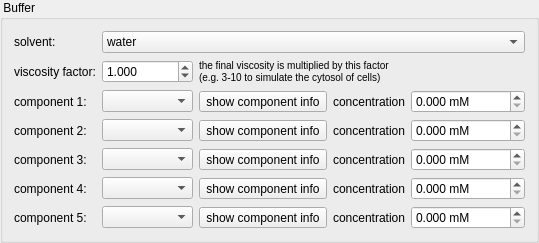
      <widget class="QGroupBox" name="groupBox">
       <property name="title">
        <string> Buffer </string>
       </property>
       <layout class="QGridLayout" name="gridLayout">
        <item row="0" column="0">
         <widget class="QLabel" name="label">
          <property name="text">
           <string>solvent:</string>
          </property>
         </widget>
        </item>
        <item row="0" column="1" colspan="6">
         <widget class="QComboBox" name="cmbSolutionName">
          <item>
           <property name="text">
            <string>water</string>
           </property>
          </item>
         </widget>
        </item>
        <item row="2" column="0">
         <widget class="QLabel" name="label_14">
          <property name="text">
           <string>component 1:</string>
          </property>
         </widget>
        </item>
        <item row="3" column="0">
         <widget class="QLabel" name="label_15">
          <property name="text">
           <string>component 2:</string>
          </property>
         </widget>
        </item>
        <item row="4" column="0">
         <widget class="QLabel" name="label_16">
          <property name="text">
           <string>component 3:</string>
          </property>
         </widget>
        </item>
        <item row="2" column="1" colspan="2">
         <widget class="QComboBox" name="cmbCType1"/>
        </item>
        <item row="2" column="4">
         <widget class="QLabel" name="label_17">
          <property name="text">
           <string>concentration</string>
          </property>
         </widget>
        </item>
        <item row="2" column="5" colspan="2">
         <widget class="QDoubleSpinBox" name="spinCConcentration1">
          <property name="suffix">
           <string> mM</string>
          </property>
          <property name="decimals">
           <number>3</number>
          </property>
          <property name="minimum">
           <double>0.000000000000000</double>
          </property>
          <property name="maximum">
           <double>100000.000000000000000</double>
          </property>
          <property name="value">
           <double>0.000000000000000</double>
          </property>
         </widget>
        </item>
        <item row="3" column="1" colspan="2">
         <widget class="QComboBox" name="cmbCType2"/>
        </item>
        <item row="3" column="4">
         <widget class="QLabel" name="label_18">
          <property name="text">
           <string>concentration</string>
          </property>
         </widget>
        </item>
        <item row="3" column="5" colspan="2">
         <widget class="QDoubleSpinBox" name="spinCConcentration2">
          <property name="suffix">
           <string> mM</string>
          </property>
          <property name="decimals">
           <number>3</number>
          </property>
          <property name="minimum">
           <double>0.000000000000000</double>
          </property>
          <property name="maximum">
           <double>100000.000000000000000</double>
          </property>
          <property name="value">
           <double>0.000000000000000</double>
          </property>
         </widget>
        </item>
        <item row="4" column="5" colspan="2">
         <widget class="QDoubleSpinBox" name="spinCConcentration3">
          <property name="suffix">
           <string> mM</string>
          </property>
          <property name="decimals">
           <number>3</number>
          </property>
          <property name="minimum">
           <double>0.000000000000000</double>
          </property>
          <property name="maximum">
           <double>100000.000000000000000</double>
          </property>
          <property name="value">
           <double>0.000000000000000</double>
          </property>
         </widget>
        </item>
        <item row="4" column="4">
         <widget class="QLabel" name="label_19">
          <property name="text">
           <string>concentration</string>
          </property>
         </widget>
        </item>
        <item row="4" column="1" colspan="2">
         <widget class="QComboBox" name="cmbCType3"/>
        </item>
        <item row="2" column="3">
         <widget class="QToolButton" name="btnCHelp1">
          <property name="toolTip">
           <string>open a dialog with extended info on the selected component</string>
          </property>
          <property name="text">
           <string>show component info</string>
          </property>
          <property name="icon">
           <iconset resource="../../lib/lib.qrc">
            <normaloff>:/lib/help.png</normaloff>:/lib/help.png</iconset>
          </property>
         </widget>
        </item>
        <item row="3" column="3">
         <widget class="QToolButton" name="btnCHelp2">
          <property name="toolTip">
           <string>open a dialog with extended info on the selected component</string>
          </property>
          <property name="text">
           <string>show component info</string>
          </property>
          <property name="icon">
           <iconset resource="../../lib/lib.qrc">
            <normaloff>:/lib/help.png</normaloff>:/lib/help.png</iconset>
          </property>
         </widget>
        </item>
        <item row="4" column="3">
         <widget class="QToolButton" name="btnCHelp3">
          <property name="toolTip">
           <string>open a dialog with extended info on the selected component</string>
          </property>
          <property name="text">
           <string>show component info</string>
          </property>
          <property name="icon">
           <iconset resource="../../lib/lib.qrc">
            <normaloff>:/lib/help.png</normaloff>:/lib/help.png</iconset>
          </property>
         </widget>
        </item>
        <item row="5" column="0">
         <widget class="QLabel" name="label_23">
          <property name="text">
           <string>component 4:</string>
          </property>
         </widget>
        </item>
        <item row="5" column="1" colspan="2">
         <widget class="QComboBox" name="cmbCType4"/>
        </item>
        <item row="5" column="3">
         <widget class="QToolButton" name="btnCHelp4">
          <property name="toolTip">
           <string>open a dialog with extended info on the selected component</string>
          </property>
          <property name="text">
           <string>show component info</string>
          </property>
          <property name="icon">
           <iconset resource="../../lib/lib.qrc">
            <normaloff>:/lib/help.png</normaloff>:/lib/help.png</iconset>
          </property>
         </widget>
        </item>
        <item row="5" column="4">
         <widget class="QLabel" name="label_24">
          <property name="text">
           <string>concentration</string>
          </property>
         </widget>
        </item>
        <item row="5" column="5" colspan="2">
         <widget class="QDoubleSpinBox" name="spinCConcentration4">
          <property name="suffix">
           <string> mM</string>
          </property>
          <property name="decimals">
           <number>3</number>
          </property>
          <property name="minimum">
           <double>0.000000000000000</double>
          </property>
          <property name="maximum">
           <double>100000.000000000000000</double>
          </property>
          <property name="value">
           <double>0.000000000000000</double>
          </property>
         </widget>
        </item>
        <item row="7" column="0">
         <widget class="QLabel" name="label_25">
          <property name="text">
           <string>component 5:</string>
          </property>
         </widget>
        </item>
        <item row="7" column="1" colspan="2">
         <widget class="QComboBox" name="cmbCType5"/>
        </item>
        <item row="7" column="3">
         <widget class="QToolButton" name="btnCHelp5">
          <property name="toolTip">
           <string>open a dialog with extended info on the selected component</string>
          </property>
          <property name="text">
           <string>show component info</string>
          </property>
          <property name="icon">
           <iconset resource="../../lib/lib.qrc">
            <normaloff>:/lib/help.png</normaloff>:/lib/help.png</iconset>
          </property>
         </widget>
        </item>
        <item row="7" column="4">
         <widget class="QLabel" name="label_26">
          <property name="text">
           <string>concentration</string>
          </property>
         </widget>
        </item>
        <item row="7" column="5" colspan="2">
         <widget class="QDoubleSpinBox" name="spinCConcentration5">
          <property name="suffix">
           <string> mM</string>
          </property>
          <property name="decimals">
           <number>3</number>
          </property>
          <property name="minimum">
           <double>0.000000000000000</double>
          </property>
          <property name="maximum">
           <double>100000.000000000000000</double>
          </property>
          <property name="value">
           <double>0.000000000000000</double>
          </property>
         </widget>
        </item>
        <item row="1" column="0">
         <widget class="QLabel" name="label_36">
          <property name="text">
           <string>viscosity factor:</string>
          </property>
         </widget>
        </item>
        <item row="1" column="1" colspan="2">
         <widget class="QDoubleSpinBox" name="spinViscosityFactor">
          <property name="suffix">
           <string/>
          </property>
          <property name="decimals">
           <number>3</number>
          </property>
          <property name="minimum">
           <double>0.001000000000000</double>
          </property>
          <property name="maximum">
           <double>999999.000000000000000</double>
          </property>
          <property name="value">
           <double>1.000000000000000</double>
          </property>
         </widget>
        </item>
        <item row="1" column="3" colspan="4">
         <widget class="QLabel" name="label_37">
          <property name="text">
           <string>&lt;span style=&quot; font-size:small;&quot;&gt;the final viscosity is multiplied by this factor&lt;br&gt;(e.g. 3-10 to simulate the cytosol of cells)&lt;/span&gt;</string>
          </property>
         </widget>
        </item>
       </layout>
      </widget>
